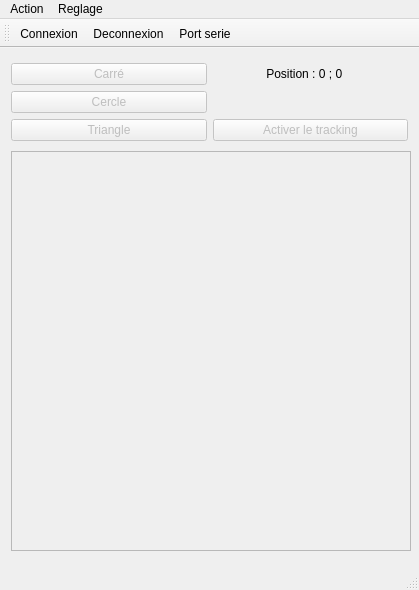
<?xml version="1.0" encoding="UTF-8"?>
<ui version="4.0">
 <class>MainWindow</class>
 <widget class="QMainWindow" name="MainWindow">
  <property name="geometry">
   <rect>
    <x>0</x>
    <y>0</y>
    <width>419</width>
    <height>590</height>
   </rect>
  </property>
  <property name="minimumSize">
   <size>
    <width>419</width>
    <height>590</height>
   </size>
  </property>
  <property name="maximumSize">
   <size>
    <width>419</width>
    <height>590</height>
   </size>
  </property>
  <property name="windowTitle">
   <string>Pointeur laser</string>
  </property>
  <property name="windowIcon">
   <iconset resource="ressources.qrc">
    <normaloff>:/images/nat.png</normaloff>:/images/nat.png</iconset>
  </property>
  <widget class="QWidget" name="centralWidget">
   <layout class="QVBoxLayout" name="verticalLayout">
    <item>
     <layout class="QGridLayout" name="gridLayout">
      <item row="1" column="0">
       <widget class="QPushButton" name="pushButton_2">
        <property name="enabled">
         <bool>false</bool>
        </property>
        <property name="text">
         <string>Cercle</string>
        </property>
       </widget>
      </item>
      <item row="0" column="0">
       <widget class="QPushButton" name="pushButton">
        <property name="enabled">
         <bool>false</bool>
        </property>
        <property name="text">
         <string>Carré</string>
        </property>
       </widget>
      </item>
      <item row="2" column="0">
       <widget class="QPushButton" name="pushButton_3">
        <property name="enabled">
         <bool>false</bool>
        </property>
        <property name="text">
         <string>Triangle</string>
        </property>
       </widget>
      </item>
      <item row="0" column="1">
       <widget class="QLabel" name="Position">
        <property name="text">
         <string>                Position : 0 ; 0</string>
        </property>
        <property name="margin">
         <number>0</number>
        </property>
       </widget>
      </item>
      <item row="2" column="1">
       <widget class="QPushButton" name="pushButton_4">
        <property name="enabled">
         <bool>false</bool>
        </property>
        <property name="text">
         <string>Activer le tracking</string>
        </property>
       </widget>
      </item>
     </layout>
    </item>
    <item>
     <widget class="QGraphicsView" name="graphicsView">
      <property name="enabled">
       <bool>false</bool>
      </property>
      <property name="minimumSize">
       <size>
        <width>400</width>
        <height>400</height>
       </size>
      </property>
      <property name="maximumSize">
       <size>
        <width>400</width>
        <height>400</height>
       </size>
      </property>
      <property name="mouseTracking">
       <bool>true</bool>
      </property>
      <property name="sceneRect">
       <rectf>
        <x>0.000000000000000</x>
        <y>0.000000000000000</y>
        <width>360.000000000000000</width>
        <height>360.000000000000000</height>
       </rectf>
      </property>
     </widget>
    </item>
   </layout>
  </widget>
  <widget class="QMenuBar" name="menuBar">
   <property name="geometry">
    <rect>
     <x>0</x>
     <y>0</y>
     <width>419</width>
     <height>20</height>
    </rect>
   </property>
   <widget class="QMenu" name="menuCalls">
    <property name="title">
     <string>Action</string>
    </property>
    <addaction name="actionConnect"/>
    <addaction name="actionDisconnect"/>
    <addaction name="separator"/>
    <addaction name="actionQuit"/>
   </widget>
   <widget class="QMenu" name="menuTools">
    <property name="title">
     <string>Reglage</string>
    </property>
    <addaction name="actionConfigure"/>
   </widget>
   <addaction name="menuCalls"/>
   <addaction name="menuTools"/>
  </widget>
  <widget class="QToolBar" name="mainToolBar">
   <attribute name="toolBarArea">
    <enum>TopToolBarArea</enum>
   </attribute>
   <attribute name="toolBarBreak">
    <bool>false</bool>
   </attribute>
   <addaction name="actionConnect"/>
   <addaction name="actionDisconnect"/>
   <addaction name="actionConfigure"/>
  </widget>
  <widget class="QStatusBar" name="statusBar"/>
  <action name="actionAbout">
   <property name="text">
    <string>A propos</string>
   </property>
   <property name="toolTip">
    <string>Information sur le programme</string>
   </property>
   <property name="shortcut">
    <string>Alt+A</string>
   </property>
  </action>
  <action name="actionAboutQt">
   <property name="text">
    <string>About Qt</string>
   </property>
  </action>
  <action name="actionConnect">
   <property name="text">
    <string>Connexion</string>
   </property>
   <property name="toolTip">
    <string>Connecter au port serie</string>
   </property>
   <property name="shortcut">
    <string>Ctrl+O</string>
   </property>
  </action>
  <action name="actionDisconnect">
   <property name="text">
    <string>Deconnexion</string>
   </property>
   <property name="toolTip">
    <string>Deconnecter du port serie</string>
   </property>
   <property name="shortcut">
    <string>Ctrl+D</string>
   </property>
  </action>
  <action name="actionConfigure">
   <property name="text">
    <string>Port serie</string>
   </property>
   <property name="toolTip">
    <string>Configurer le port serie</string>
   </property>
   <property name="shortcut">
    <string>Alt+C</string>
   </property>
  </action>
  <action name="actionQuit">
   <property name="text">
    <string>Quitter</string>
   </property>
   <property name="shortcut">
    <string>Ctrl+Q</string>
   </property>
  </action>
 </widget>
 <layoutdefault spacing="6" margin="11"/>
 <resources>
  <include location="ressources.qrc"/>
 </resources>
 <connections/>
</ui>
